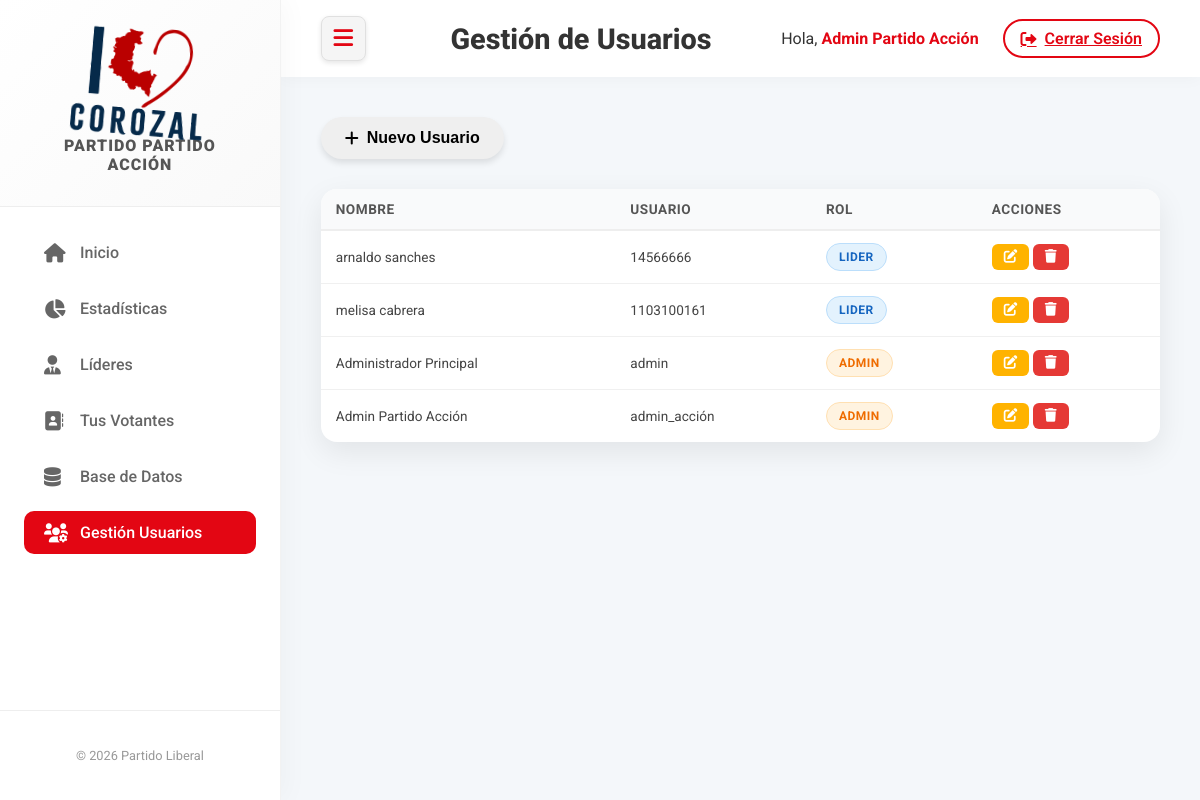
The page /usuarios.php (signed in) on the database its author committed.
### tables this page shows
CREATE TABLE `users` (
  `id` int NOT NULL,
  `username` varchar(50) NOT NULL,
  `password` varchar(255) NOT NULL,
  `name` varchar(100) DEFAULT NULL,
  `role` varchar(20) DEFAULT 'user',
  `onurix_client` varchar(100) DEFAULT NULL,
  `onurix_key` varchar(100) DEFAULT NULL,
  `organizacion_id` int DEFAULT '1',
  `created_at` timestamp NULL DEFAULT CURRENT_TIMESTAMP
);

### usuarios.php (the view, shortened to what this page needs)
<?php
require_once 'config.php';
$organizacion_id = $_SESSION['organizacion_id'] ?? 1;
$stmt = $pdo->prepare("SELECT * FROM users WHERE organizacion_id = ? ORDER BY id DESC");
$stmt->execute([$organizacion_id]);
$users = $stmt->fetchAll(PDO::FETCH_ASSOC);
?>
<!DOCTYPE html>
<html lang="es">
<head>
    <link rel="stylesheet" href="https://cdnjs.cloudflare.com/ajax/libs/font-awesome/6.0.0-beta3/css/all.min.css">
    <link rel="stylesheet" href="assets/css/style.css">
    <link rel="stylesheet" href="assets/css/sidebar-toggle.css">
</head>
<body class="dashboard-layout">
    <?php include 'includes/sidebar.php'; ?>
    <div class="main-content">
        <div class="top-bar">
            <button class="menu-toggle" onclick="toggleSidebar()">
                <i class="fas fa-bars"></i>
            </button>
            <h2 class="page-title">Gestión de Usuarios</h2>
            <div class="user-profile">
                <span>Hola, <strong>
                        <?php echo htmlspecialchars($_SESSION['name'] ?? $_SESSION['username']); ?>
                    </strong></span>
                <a href="logout.php" class="btn-logout"><i class="fas fa-sign-out-alt"></i> Cerrar Sesión</a>
            </div>
        </div>
        <div class="content-area">
            <button class="btn btn-add" onclick="openModal('add')">
                <i class="fas fa-plus"></i> Nuevo Usuario
            </button>
            <div class="table-responsive">
                <table>
                    <thead>
                        <tr>
                            <th>Nombre</th>
                            <th>Usuario</th>
                            <th>Rol</th>
                            <th>Acciones</th>
                        </tr>
                    </thead>
                    <tbody>
                        <?php foreach ($users as $u): ?>
                        <tr>
                            <td>
                                <?php echo htmlspecialchars($u['name'] ?? ''); ?>
                            </td>
                            <td>
                                <?php echo htmlspecialchars($u['username']); ?>
                            </td>
                            <td>
                                <span class="badge badge-<?php echo strtolower($u['role']); ?>">
                                    <?php echo htmlspecialchars(ucfirst($u['role'])); ?>
                                </span>
                            </td>
                            <td>
                                <button class="btn btn-edit btn-sm"
                                    onclick="openEditModal('<?php echo $u['id']; ?>', '<?php echo $u['username']; ?>', '<?php echo $u['role']; ?>', '<?php echo htmlspecialchars($u['name']); ?>')"><i
                                        class="fas fa-edit"></i></button>
                                <form method="POST" style="display:inline;"
                                    onsubmit="return confirm('¿Eliminar usuario?');">
                                    <button class="btn btn-sm btn-delete"><i class="fas fa-trash"></i></button>
                                </form>
                            </td>
                        </tr>
                        <?php
endforeach; ?>
                    </tbody>
                </table>
            </div>
        </div>
    </div>
</body>
</html>

### assets/css/style.css (style rules this page uses)
:root { --primary-red: #E30613; --primary-dark: #B71C1C; --primary-light: #FFCDD2; --accent-color: #ffffff; --bg-body: #f4f6f9; --text-main: #333333; --text-muted: #777777; --border-radius: 12px; --box-shadow: 0 10px 30px rgba(0, 0, 0, 0.08); --box-shadow-hover: 0 15px 35px rgba(var(--primary-rgb), 0.15); --transition-speed: 0.3s; --font-heading: 'Roboto', sans-serif; --font-body: 'Roboto', sans-serif; }
body { margin: 0; padding: 0; font-family: var(--font-body); background-color: var(--bg-body); color: var(--text-main); overflow-x: hidden; }
.btn { display: inline-flex; align-items: center; justify-content: center; padding: 12px 24px; border: none; border-radius: 50px; cursor: pointer; font-size: 1rem; font-weight: 600; text-decoration: none; transition: all var(--transition-speed); box-shadow: 0 4px 6px rgba(0, 0, 0, 0.1); gap: 8px; }
.action-bar .btn, .modal-footer .btn, .top-bar .btn, .user-profile .btn-logout { width: auto; }
.btn-edit { background: #ffb300; color: #fff; }
.btn-delete { background: #e53935; color: white; }
.btn-sm { padding: 6px 12px; font-size: 0.85rem; border-radius: 6px; box-shadow: none; }
.dashboard-layout { display: flex; min-height: 100vh; }
.main-content { flex-grow: 1; display: flex; flex-direction: column; background: #f4f7fa; overflow-y: auto; }
.top-bar { background: white; backdrop-filter: blur(10px); background: rgba(255, 255, 255, 0.95); padding: 1rem 2.5rem; display: flex; justify-content: space-between; align-items: center; box-shadow: 0 2px 15px rgba(0, 0, 0, 0.03); position: sticky; top: 0; z-index: 5; }
.page-title { margin: 0; font-size: 1.8rem; font-weight: 800; color: var(--text-main); }
.user-profile { display: flex; align-items: center; gap: 1.5rem; }
.user-profile strong { color: var(--primary-red); }
.btn-logout { background: transparent; border: 2px solid var(--primary-red); color: var(--primary-red); padding: 8px 16px; border-radius: 50px; font-weight: 600; display: flex; align-items: center; gap: 8px; transition: all 0.3s; }
.content-area { padding: 2.5rem; max-width: 1400px; margin: 0 auto; width: 100%; box-sizing: border-box; animation: fadeIn 0.6s ease-out; }
.table-responsive { background: white; border-radius: 16px; padding: 0; box-shadow: var(--box-shadow); overflow-x: auto; margin-top: 30px; animation: fadeIn 0.8s ease-out; -webkit-overflow-scrolling: touch; }
.table-responsive table { width: 100%; min-width: max-content; }
.table-responsive th, .table-responsive td { white-space: nowrap; padding: 12px 15px !important; font-size: 0.85rem; }
table { width: 100%; border-collapse: separate; border-spacing: 0; }
thead { background-color: #f9fafb; }
th { padding: 18px 20px; text-align: left; font-weight: 700; color: #555; text-transform: uppercase; font-size: 0.8rem; letter-spacing: 0.5px; border-bottom: 2px solid #eee; }
td { padding: 16px 20px; border-bottom: 1px solid #f0f0f0; vertical-align: middle; color: #444; }
tbody tr { transition: background-color 0.2s; }
tbody tr:last-child td { border-bottom: none; }
.badge { padding: 6px 12px; border-radius: 50px; font-size: 0.75rem; font-weight: 700; text-transform: uppercase; display: inline-flex; align-items: center; gap: 6px; letter-spacing: 0.5px; }
.badge-admin { background-color: #fff3e0; color: #ef6c00; border: 1px solid #ffe0b2; }
.badge-lider { background-color: #e3f2fd; color: #1565c0; border: 1px solid #bbdefb; }
tbody tr { animation: fadeIn 0.5s ease-out backwards; }
tbody tr:nth-child(1) { animation-delay: 0.1s; }
tbody tr:nth-child(2) { animation-delay: 0.15s; }
tbody tr:nth-child(3) { animation-delay: 0.2s; }
tbody tr:nth-child(4) { animation-delay: 0.25s; }

### assets/css/sidebar-toggle.css (style rules this page uses)
.menu-toggle { display: inline-flex; align-items: center; justify-content: center; width: 45px; height: 45px; background: #f5f5f5; border: none; cursor: pointer; font-size: 1.4rem; color: var(--primary-red); margin-right: 15px; border-radius: 8px; transition: all 0.2s; box-shadow: 0 2px 5px rgba(0, 0, 0, 0.1); flex-shrink: 0; z-index: 1002; position: relative; border: 1px solid #e0e0e0; }
.main-content { transition: all 0.3s ease; width: calc(100% - 280px); margin-left: 0; }

### rows shown on the page
users: name "arnaldo sanches", username "14566666", role "LIDER"
users: name "melisa cabrera", username "1103100161", role "LIDER"
users: name "Administrador Principal", username "admin", role "ADMIN"
users: name "Admin Partido Acción", username "admin_acción", role "ADMIN"

### other values the page prints
$app_config['app_title'] "PARTIDO PARTIDO ACCIÓN"
$_SESSION['name'] "Admin Partido Acción"
